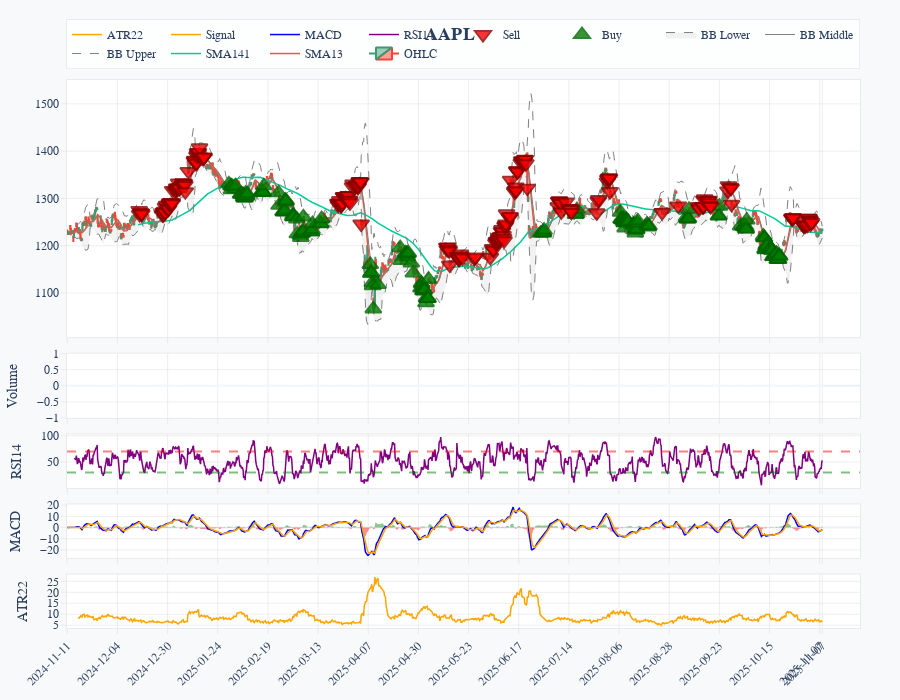

The cell this chart's notebook holds for it:
### Code cell
chart_client = ChartClient()
chart_client.plot(
    df, "AAPL", 
    traces=traces, 
    indicators=indicators, 
    trades_df=trades, 
    theme='professional'
)

### Figure 1 — Plotly figure (JSON) as saved in the notebook; plotly's stock layout.template omitted (floating-point values rounded to 4 significant figures; data arrays with more than 128 entries replaced by an {"elided": "..."} marker saying what was removed)
{"data": [{"close": {"elided": "1491 float values"}, "high": {"elided": "1491 float values"}, "low": {"elided": "1491 float values"}, "name": "OHLC", "open": {"elided": "1491 float values"}, "type": "candlestick", "x": {"elided": "1491 int values"}, "xaxis": "x", "yaxis": "y"}, {"line": {"width": 1.5}, "name": "SMA13", "type": "scatter", "x": {"elided": "1491 int values"}, "xaxis": "x", "y": {"elided": "1491 float values"}, "yaxis": "y"}, {"line": {"width": 1.5}, "name": "SMA141", "type": "scatter", "x": {"elided": "1491 int values"}, "xaxis": "x", "y": {"elided": "1491 float values"}, "yaxis": "y"}, {"line": {"color": "gray", "dash": "dash", "width": 1}, "name": "BB Upper", "type": "scatter", "x": {"elided": "1491 int values"}, "xaxis": "x", "y": {"elided": "1491 float values"}, "yaxis": "y"}, {"line": {"color": "gray", "width": 1}, "name": "BB Middle", "type": "scatter", "x": {"elided": "1491 int values"}, "xaxis": "x", "y": {"elided": "1491 float values"}, "yaxis": "y"}, {"fill": "tonexty", "fillcolor": "rgba(128,128,128,0.1)", "line": {"color": "gray", "dash": "dash", "width": 1}, "name": "BB Lower", "type": "scatter", "x": {"elided": "1491 int values"}, "xaxis": "x", "y": {"elided": "1491 float values"}, "yaxis": "y"}, {"hovertemplate": "<b>Buy</b><br>Price: %{y:.2f}<br><extra></extra>", "marker": {"color": "green", "line": {"color": "darkgreen", "width": 2}, "opacity": 0.8, "size": 14, "symbol": "triangle-up"}, "mode": "markers", "name": "Buy", "type": "scatter", "x": {"elided": "166 int values"}, "xaxis": "x", "y": {"elided": "166 float values"}, "yaxis": "y"}, {"hovertemplate": "<b>Sell</b><br>Price: %{y:.2f}<br><extra></extra>", "marker": {"color": "red", "line": {"color": "darkred", "width": 2}, "opacity": 0.8, "size": 14, "symbol": "triangle-down"}, "mode": "markers", "name": "Sell", "type": "scatter", "x": {"elided": "211 int values"}, "xaxis": "x", "y": {"elided": "211 float values"}, "yaxis": "y"}, {"marker": {"color": {"elided": "1491 str values"}}, "name": "Volume", "showlegend": false, "type": "bar", "x": {"elided": "1491 int values"}, "xaxis": "x2", "y": {"elided": "1491 int values"}, "yaxis": "y2"}, {"line": {"color": "purple", "width": 1.5}, "name": "RSI14", "type": "scatter", "x": {"elided": "1491 int values"}, "xaxis": "x3", "y": {"elided": "1491 float values"}, "yaxis": "y3"}, {"line": {"color": "blue", "width": 1.5}, "name": "MACD", "type": "scatter", "x": {"elided": "1491 int values"}, "xaxis": "x4", "y": {"elided": "1491 float values"}, "yaxis": "y4"}, {"line": {"color": "orange", "width": 1.5}, "name": "Signal", "type": "scatter", "x": {"elided": "1491 int values"}, "xaxis": "x4", "y": {"elided": "1491 float values"}, "yaxis": "y4"}, {"marker": {"color": {"elided": "1491 str values"}, "line": {"color": {"elided": "1491 str values"}, "width": 0}}, "name": "Histogram", "opacity": 0.7, "showlegend": false, "type": "bar", "x": {"elided": "1491 int values"}, "xaxis": "x4", "y": {"elided": "1491 float values"}, "yaxis": "y4"}, {"line": {"color": "orange", "width": 1.5}, "name": "ATR22", "type": "scatter", "x": {"elided": "1491 int values"}, "xaxis": "x5", "y": {"elided": "1491 float values"}, "yaxis": "y5"}], "layout": {"font": {"family": "Computer Modern, serif", "size": 12}, "height": 700, "hovermode": "x unified", "legend": {"bgcolor": "rgba(255, 255, 255, 0.8)", "bordercolor": "rgba(200, 200, 200, 0.3)", "borderwidth": 1, "orientation": "h", "x": 1, "xanchor": "right", "y": 1.02, "yanchor": "bottom"}, "margin": {"b": 50, "l": 60, "r": 40, "t": 80}, "paper_bgcolor": "#f8f9fa", "plot_bgcolor": "white", "shapes": [{"line": {"color": "red", "dash": "dash"}, "opacity": 0.5, "type": "line", "x0": 0, "x1": 1, "xref": "x3 domain", "y0": 70, "y1": 70, "yref": "y3"}, {"line": {"color": "green", "dash": "dash"}, "opacity": 0.5, "type": "line", "x0": 0, "x1": 1, "xref": "x3 domain", "y0": 30, "y1": 30, "yref": "y3"}], "showlegend": true, "title": {"font": {"family": "Computer Modern, serif", "size": 18}, "text": "<b>AAPL</b>", "x": 0.5, "xanchor": "center"}, "xaxis": {"anchor": "y", "domain": [0, 1], "gridcolor": "rgba(200, 200, 200, 0.3)", "gridwidth": 1, "linecolor": "rgba(200, 200, 200, 0.3)", "linewidth": 1, "matches": "x5", "mirror": true, "rangeslider": {"visible": false}, "showgrid": true, "showline": true, "showticklabels": false, "tickangle": -45, "tickcolor": "rgba(200, 200, 200, 0.3)", "ticklen": 5, "tickmode": "array", "ticks": "outside", "ticktext": ["2024-11-11", "2024-12-04", "2024-12-30", "2025-01-24", "2025-02-19", "2025-03-13", "2025-04-07", "2025-04-30", "2025-05-23", "2025-06-17", "2025-07-14", "2025-08-06", "2025-08-28", "2025-09-23", "2025-10-15", "2025-11-07", "2025-11-07"], "tickvals": [0, 99, 198, 297, 396, 495, 594, 693, 792, 891, 990, 1089, 1188, 1287, 1386, 1485, 1490], "tickwidth": 1}, "xaxis2": {"anchor": "y2", "domain": [0, 1], "gridcolor": "rgba(200, 200, 200, 0.3)", "gridwidth": 1, "linecolor": "rgba(200, 200, 200, 0.3)", "linewidth": 1, "matches": "x5", "mirror": true, "showgrid": true, "showline": true, "showticklabels": false, "tickangle": -45, "tickcolor": "rgba(200, 200, 200, 0.3)", "ticklen": 5, "tickmode": "array", "ticks": "outside", "ticktext": ["2024-11-11", "2024-12-04", "2024-12-30", "2025-01-24", "2025-02-19", "2025-03-13", "2025-04-07", "2025-04-30", "2025-05-23", "2025-06-17", "2025-07-14", "2025-08-06", "2025-08-28", "2025-09-23", "2025-10-15", "2025-11-07", "2025-11-07"], "tickvals": [0, 99, 198, 297, 396, 495, 594, 693, 792, 891, 990, 1089, 1188, 1287, 1386, 1485, 1490], "tickwidth": 1}, "xaxis3": {"anchor": "y3", "domain": [0, 1], "gridcolor": "rgba(200, 200, 200, 0.3)", "gridwidth": 1, "linecolor": "rgba(200, 200, 200, 0.3)", "linewidth": 1, "matches": "x5", "mirror": true, "showgrid": true, "showline": true, "showticklabels": false, "tickangle": -45, "tickcolor": "rgba(200, 200, 200, 0.3)", "ticklen": 5, "tickmode": "array", "ticks": "outside", "ticktext": ["2024-11-11", "2024-12-04", "2024-12-30", "2025-01-24", "2025-02-19", "2025-03-13", "2025-04-07", "2025-04-30", "2025-05-23", "2025-06-17", "2025-07-14", "2025-08-06", "2025-08-28", "2025-09-23", "2025-10-15", "2025-11-07", "2025-11-07"], "tickvals": [0, 99, 198, 297, 396, 495, 594, 693, 792, 891, 990, 1089, 1188, 1287, 1386, 1485, 1490], "tickwidth": 1}, "xaxis4": {"anchor": "y4", "domain": [0, 1], "gridcolor": "rgba(200, 200, 200, 0.3)", "gridwidth": 1, "linecolor": "rgba(200, 200, 200, 0.3)", "linewidth": 1, "matches": "x5", "mirror": true, "showgrid": true, "showline": true, "showticklabels": false, "tickangle": -45, "tickcolor": "rgba(200, 200, 200, 0.3)", "ticklen": 5, "tickmode": "array", "ticks": "outside", "ticktext": ["2024-11-11", "2024-12-04", "2024-12-30", "2025-01-24", "2025-02-19", "2025-03-13", "2025-04-07", "2025-04-30", "2025-05-23", "2025-06-17", "2025-07-14", "2025-08-06", "2025-08-28", "2025-09-23", "2025-10-15", "2025-11-07", "2025-11-07"], "tickvals": [0, 99, 198, 297, 396, 495, 594, 693, 792, 891, 990, 1089, 1188, 1287, 1386, 1485, 1490], "tickwidth": 1}, "xaxis5": {"anchor": "y5", "domain": [0, 1], "gridcolor": "rgba(200, 200, 200, 0.3)", "gridwidth": 1, "linecolor": "rgba(200, 200, 200, 0.3)", "linewidth": 1, "mirror": true, "showgrid": true, "showline": true, "tickangle": -45, "tickcolor": "rgba(200, 200, 200, 0.3)", "ticklen": 5, "tickmode": "array", "ticks": "outside", "ticktext": ["2024-11-11", "2024-12-04", "2024-12-30", "2025-01-24", "2025-02-19", "2025-03-13", "2025-04-07", "2025-04-30", "2025-05-23", "2025-06-17", "2025-07-14", "2025-08-06", "2025-08-28", "2025-09-23", "2025-10-15", "2025-11-07", "2025-11-07"], "tickvals": [0, 99, 198, 297, 396, 495, 594, 693, 792, 891, 990, 1089, 1188, 1287, 1386, 1485, 1490], "tickwidth": 1}, "yaxis": {"anchor": "x", "domain": [0.5307, 1], "gridcolor": "rgba(200, 200, 200, 0.3)", "gridwidth": 1, "linecolor": "rgba(200, 200, 200, 0.3)", "linewidth": 1, "mirror": true, "showgrid": true, "showline": true, "tickcolor": "rgba(200, 200, 200, 0.3)", "ticklen": 5, "ticks": "outside", "tickwidth": 1}, "yaxis2": {"anchor": "x2", "domain": [0.3833, 0.5007], "gridcolor": "rgba(200, 200, 200, 0.3)", "gridwidth": 1, "linecolor": "rgba(200, 200, 200, 0.3)", "linewidth": 1, "mirror": true, "showgrid": true, "showline": true, "tickcolor": "rgba(200, 200, 200, 0.3)", "ticklen": 5, "ticks": "outside", "tickwidth": 1, "title": {"text": "Volume"}}, "yaxis3": {"anchor": "x3", "domain": [0.2556, 0.3533], "gridcolor": "rgba(200, 200, 200, 0.3)", "gridwidth": 1, "linecolor": "rgba(200, 200, 200, 0.3)", "linewidth": 1, "mirror": true, "showgrid": true, "showline": true, "tickcolor": "rgba(200, 200, 200, 0.3)", "ticklen": 5, "ticks": "outside", "tickwidth": 1, "title": {"text": "RSI14"}}, "yaxis4": {"anchor": "x4", "domain": [0.1278, 0.2256], "gridcolor": "rgba(200, 200, 200, 0.3)", "gridwidth": 1, "linecolor": "rgba(200, 200, 200, 0.3)", "linewidth": 1, "mirror": true, "showgrid": true, "showline": true, "tickcolor": "rgba(200, 200, 200, 0.3)", "ticklen": 5, "ticks": "outside", "tickwidth": 1, "title": {"text": "MACD"}}, "yaxis5": {"anchor": "x5", "domain": [0, 0.09778], "gridcolor": "rgba(200, 200, 200, 0.3)", "gridwidth": 1, "linecolor": "rgba(200, 200, 200, 0.3)", "linewidth": 1, "mirror": true, "showgrid": true, "showline": true, "tickcolor": "rgba(200, 200, 200, 0.3)", "ticklen": 5, "ticks": "outside", "tickwidth": 1, "title": {"text": "ATR22"}}}}
